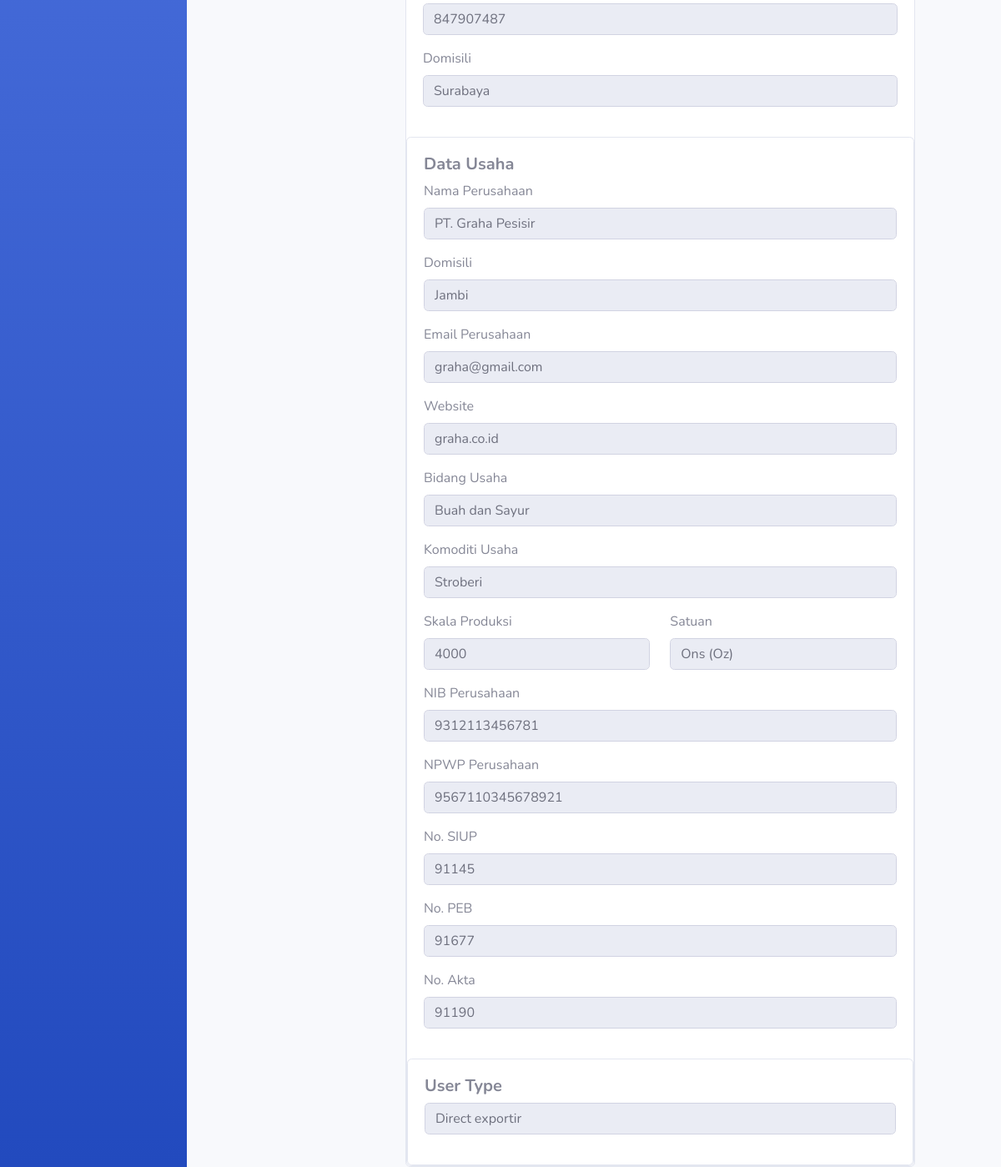
The app's page /index.php/akun/detail_akun/DD0004 (lower part), older data.
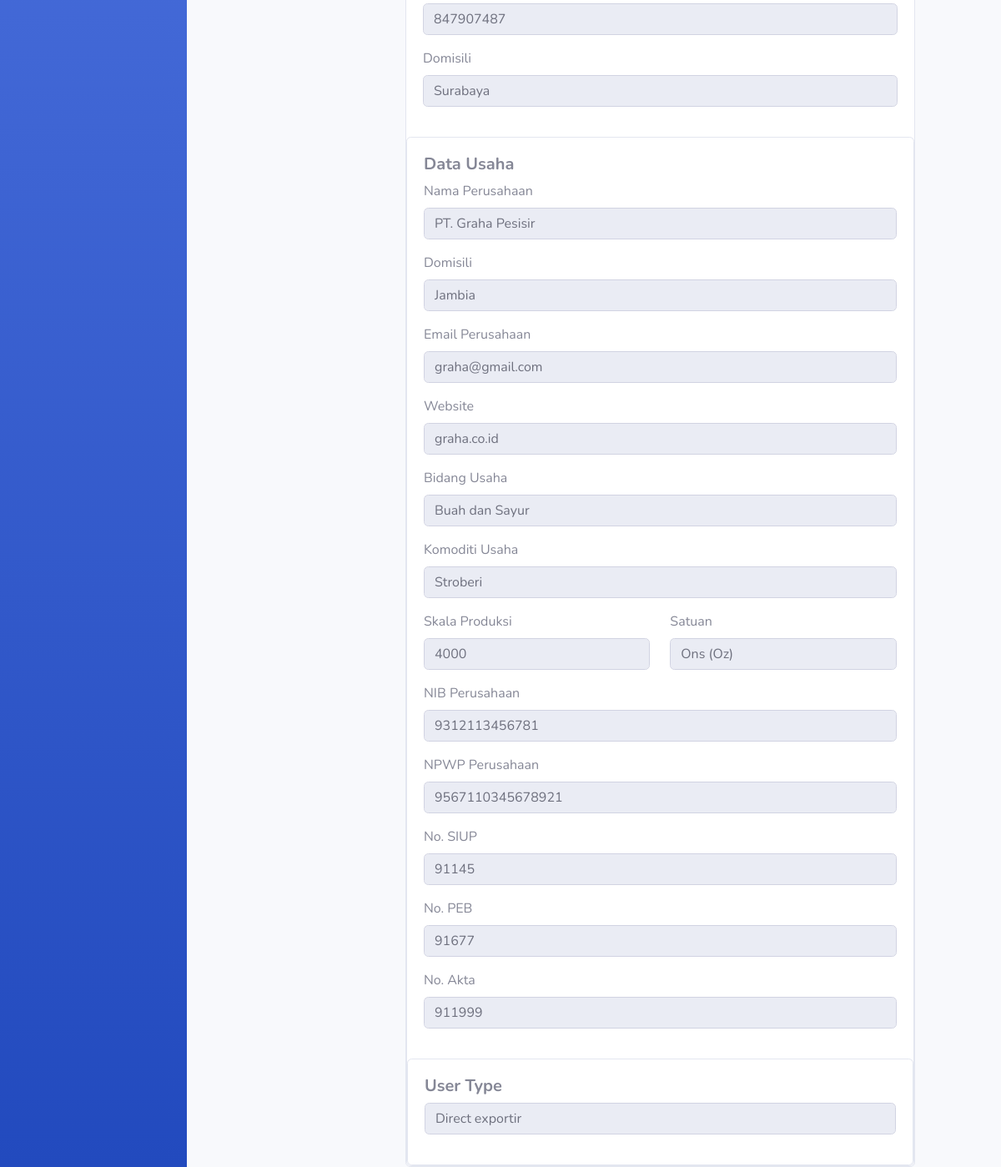
The same page, newer data.
### tables this page shows
CREATE TABLE `data_usaha` (
  `id_usaha` int(10) NOT NULL,
  `nama_usaha` varchar(50) NOT NULL,
  `domisili_perusahaan` varchar(50) NOT NULL,
  `email_perusahaan` varchar(70) NOT NULL,
  `website` text NOT NULL,
  `bidang_usaha` varchar(50) NOT NULL,
  `komoditi_usaha` varchar(50) NOT NULL,
  `skala` varchar(50) NOT NULL,
  `satuan` varchar(50) NOT NULL,
  `nib` varchar(50) NOT NULL,
  `npwp_perusahaan` varchar(50) NOT NULL,
  `no_siup` varchar(50) NOT NULL,
  `no_peb` varchar(50) NOT NULL,
  `no_akta` varchar(50) NOT NULL,
  `verified` varchar(50) NOT NULL,
  `qyc_nib` tinyint(4) NOT NULL,
  `qyc_npwp` tinyint(4) NOT NULL,
  `qyc_siup` tinyint(4) NOT NULL,
  `qyc_peb` tinyint(4) NOT NULL,
  `qyc_akta` tinyint(4) NOT NULL,
  `qyc_domisili` tinyint(4) NOT NULL,
  `foto_nib` varchar(500) DEFAULT NULL,
  `foto_npwp` varchar(500) DEFAULT NULL,
  `foto_siup` varchar(500) DEFAULT NULL,
  `foto_peb` varchar(500) DEFAULT NULL,
  `foto_akta` varchar(500) DEFAULT NULL,
  `foto_domisili` varchar(500) DEFAULT NULL,
  `kd_data_diri` varchar(20) DEFAULT NULL
);

CREATE TABLE `data_diri` (
  `id_data_diri` int(10) NOT NULL,
  `kd_data_diri` varchar(20) NOT NULL,
  `nik` varchar(30) NOT NULL,
  `nama_pemilik` varchar(100) NOT NULL,
  `npwp` varchar(30) NOT NULL,
  `no_telp` varchar(15) NOT NULL,
  `email` varchar(70) NOT NULL,
  `domisili` varchar(100) NOT NULL,
  `foto` varchar(100) DEFAULT NULL,
  `user_type` varchar(20) NOT NULL,
  `verifikasi` varchar(50) NOT NULL,
  `date_create` date NOT NULL,
  `priority` varchar(50) DEFAULT NULL,
  `verifikasi_date` date DEFAULT NULL,
  `assigned_officer` varchar(50) DEFAULT NULL,
  `negara_officer` varchar(45) DEFAULT NULL,
  `kota_officer` varchar(45) DEFAULT NULL
);

### application/models/Akun_model.php (called while the page is built, shortened)
<?php
class akun_model extends CI_ModeL
{
    public function get_by_id($id)
    {
        $this->db->from('data_usaha');
        $this->db->join('data_diri', 'data_diri.kd_data_diri=data_usaha.kd_data_diri');
        $this->db->where('data_diri.kd_data_diri', $id);
        $query = $this->db->get();
        return $query->row();
    }
}

### application/controllers/Akun.php (called while the page is built, shortened)
<?php
class akun extends CI_Controller
{
    function detail_akun($id)
    {
        $data = array(
            'title' => 'Form Detail Akun',
            'header' => 'template/header',
            'menu' => 'template/menu',
            'content' => 'template/content',
            'app' => 'detail_account',
            'id' => $id,
            'row' => $this->akun->get_by_id(urldecode($id)),
        );
    }
}

### index.php (called while the page is built, shortened)
<?php
require_once BASEPATH.'core/CodeIgniter.php';

### application/views/detail_account.php (the view, shortened to what the changed rows need)
<div class="row">
    <div class="col-lg-8">
        <div class="card">
            <div class="card-body">
                <div class="row mb-3">
                    <div class="col-sm-12 text-secondary">
                        <input type="text" name="npwp" class="form-control" value="<?= $row->npwp ?>" readonly>
                    </div>
                </div>
                <div class="row mb-3">
                    <div class="col-sm-12 text-secondary">
                        <label>Domisili</label>
                        <input type="text" name="domisili" class="form-control" value="<?= $row->domisili ?>" readonly>
                    </div>
                </div>
            </div>
            <div class="card">
                <div class="card-body">
                    <div class="row mb-3">
                        <div class="col-sm-12 text-secondary">
                            <label>Nama Perusahaan</label>
                            <input type="text" name="nama_usaha" class="form-control" value="<?= $row->nama_usaha ?>" readonly>
                        </div>
                    </div>
                    <div class="row mb-3">
                        <div class="col-sm-12 text-secondary">
                            <label>Domisili</label>
                            <input type="text" name="domisili_perusahaan" class="form-control" value="<?= $row->domisili_perusahaan ?>" readonly>
                        </div>
                    </div>
                    <div class="row mb-3">
                        <div class="col-sm-12 text-secondary">
                            <label>Email Perusahaan</label>
                            <input type="text" name="email_perusahaan" class="form-control" value="<?= $row->email_perusahaan ?>" readonly>
                        </div>
                    </div>
                    <div class="row mb-3">
                        <div class="col-sm-12 text-secondary">
                            <label>Website</label>
                            <input type="text" name="website" class="form-control" value="<?= $row->website ?>" readonly>
                        </div>
                    </div>
                    <div class="row mb-3">
                        <div class="col-sm-12 text-secondary">
                            <label>Bidang Usaha</label>
                            <input type="text" name="bidang_usaha" class="form-control" value="<?= $row->bidang_usaha ?>" readonly>
                        </div>
                    </div>
                    <div class="row mb-3">
                        <div class="col-sm-12 text-secondary">
                            <label>Komoditi Usaha</label>
                            <input type="text" name="komoditi_usaha" class="form-control" value="<?= $row->komoditi_usaha ?>" readonly>
                        </div>
                    </div>
                    <div class="row mb-3">
                        <div class="col-sm-6 text-secondary">
                            <label>Skala Produksi</label>
                            <input type="text" name="skala" class="form-control" value="<?= $row->skala ?>" readonly>
                        </div>
                        <div class="col-sm-6 text-secondary">
                            <label>Satuan</label>
                            <input type="text" name="satuan" class="form-control" value="<?= $row->satuan ?>" readonly>
                        </div>
                    </div>
                    <div class="row mb-3">
                        <div class="col-sm-12 text-secondary">
                            <label>NIB Perusahaan</label>
                            <input type="text" name="nib" class="form-control" value="<?= $row->nib ?>" readonly>
                        </div>
                    </div>
                    <div class="row mb-3">
                        <div class="col-sm-12 text-secondary">
                            <label>NPWP Perusahaan</label>
                            <input type="text" name="npwp_perusahaan" class="form-control" value="<?= $row->npwp_perusahaan ?>" readonly>
                        </div>
                    </div>
                    <div class="row mb-3">
                        <div class="col-sm-12 text-secondary">
                            <label>No. SIUP</label>
                            <input type="text" name="no_siup" class="form-control" value="<?= $row->no_siup ?>" readonly>
                        </div>
                    </div>
                    <div class="row mb-3">
                        <div class="col-sm-12 text-secondary">
                            <label>No. PEB</label>
                            <input type="text" name="no_peb" class="form-control" value="<?= $row->no_peb ?>" readonly>
                        </div>
                    </div>
                    <div class="row mb-3">
                        <div class="col-sm-12 text-secondary">
                            <label>No. Akta</label>
                            <input type="text" name="no_akta" class="form-control" value="<?= $row->no_akta ?>" readonly>
                        </div>
                    </div>
                </div>
                <div class="card">
                    <div class="card-body">
                        <div class="row mb-3">
                            <div class="col-sm-12 text-secondary">
                                <input type="text" name="user_type" class="form-control" value="<?= $row->user_type ?>" readonly>
                            </div>
                        </div>
                    </div>
                </div>
            </div>
        </div>
    </div>

Row changes from the older to the newer data that the page shows:
changed data_usaha "PT. Graha Pesisir": domisili_perusahaan "Jambi" → "Jambia"; no_akta "91190" → "911999"
